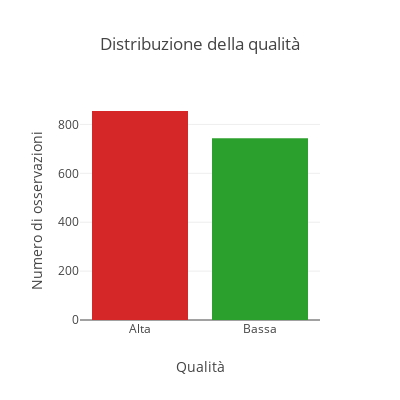

This figure's notebook cell:
### Code cell
y = df["quality"].value_counts()

data = [go.Bar(x=[quality_values[x] for x in y.index], y=y.values, marker = dict(color = colors[:len(y.index)]))]
layout = go.Layout(
    title='Distribuzione della qualità',
    autosize=False,
    width=400,
    height=400,
    yaxis=dict(
        title='Numero di osservazioni',
    ),
    xaxis=dict(
        title='Qualità'
    ),
)
fig = go.Figure(data=data, layout=layout)
iplot(fig, filename='basic-bar3')

### Figure 1 — Plotly figure (JSON) as saved in the notebook; plotly's stock layout.template omitted (floating-point values rounded to 4 significant figures)
{"data": [{"marker": {"color": ["#d62728", "#2ca02c"]}, "type": "bar", "uid": "622729df-786d-44f1-a042-3767800bb15c", "x": ["Alta", "Bassa"], "y": [855, 744]}], "layout": {"autosize": false, "height": 400, "title": {"text": "Distribuzione della qualità"}, "width": 400, "xaxis": {"title": {"text": "Qualità"}}, "yaxis": {"title": {"text": "Numero di osservazioni"}}}}
